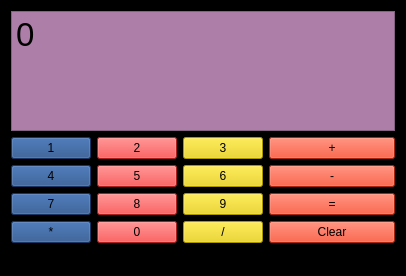
<?xml version="1.0" encoding="UTF-8"?>
<ui version="4.0">
 <class>CalcWindow</class>
 <widget class="QMainWindow" name="CalcWindow">
  <property name="geometry">
   <rect>
    <x>0</x>
    <y>0</y>
    <width>406</width>
    <height>276</height>
   </rect>
  </property>
  <property name="windowTitle">
   <string>CalcWindow</string>
  </property>
  <property name="styleSheet">
   <string notr="true">background-color:rgb(0, 0, 0)</string>
  </property>
  <widget class="QWidget" name="centralWidget">
   <layout class="QHBoxLayout" name="horizontalLayout_6">
    <item>
     <layout class="QVBoxLayout" name="verticalLayout_4">
      <item>
       <widget class="QTextBrowser" name="textBrowser">
        <property name="styleSheet">
         <string notr="true">background-color: rgb(173, 127, 168);
font-size: 35px;</string>
        </property>
        <property name="html">
         <string>&lt;!DOCTYPE HTML PUBLIC &quot;-//W3C//DTD HTML 4.0//EN&quot; &quot;http://www.w3.org/TR/REC-html40/strict.dtd&quot;&gt;
&lt;html&gt;&lt;head&gt;&lt;meta name=&quot;qrichtext&quot; content=&quot;1&quot; /&gt;&lt;style type=&quot;text/css&quot;&gt;
p, li { white-space: pre-wrap; }
&lt;/style&gt;&lt;/head&gt;&lt;body style=&quot; font-family:'Ubuntu'; font-size:35px; font-weight:400; font-style:normal;&quot;&gt;
&lt;p style=&quot; margin-top:0px; margin-bottom:0px; margin-left:0px; margin-right:0px; -qt-block-indent:0; text-indent:0px;&quot;&gt;&lt;span style=&quot; font-size:25pt;&quot;&gt;0&lt;/span&gt;&lt;/p&gt;&lt;/body&gt;&lt;/html&gt;</string>
        </property>
       </widget>
      </item>
      <item>
       <layout class="QHBoxLayout" name="horizontalLayout_5">
        <item>
         <layout class="QVBoxLayout" name="verticalLayout_2">
          <item>
           <layout class="QHBoxLayout" name="horizontalLayout_2">
            <item>
             <widget class="QPushButton" name="pushButton">
              <property name="styleSheet">
               <string notr="true">background-color: rgb(32, 74, 135);</string>
              </property>
              <property name="text">
               <string>1</string>
              </property>
             </widget>
            </item>
            <item>
             <widget class="QPushButton" name="pushButton_2">
              <property name="styleSheet">
               <string notr="true">background-color: rgb(239, 41, 41);</string>
              </property>
              <property name="text">
               <string>2</string>
              </property>
             </widget>
            </item>
            <item>
             <widget class="QPushButton" name="pushButton_3">
              <property name="styleSheet">
               <string notr="true">background-color: rgb(237, 212, 0);</string>
              </property>
              <property name="text">
               <string>3</string>
              </property>
             </widget>
            </item>
           </layout>
          </item>
          <item>
           <layout class="QHBoxLayout" name="horizontalLayout">
            <item>
             <widget class="QPushButton" name="pushButton_4">
              <property name="styleSheet">
               <string notr="true">background-color: rgb(32, 74, 135);</string>
              </property>
              <property name="text">
               <string>4</string>
              </property>
             </widget>
            </item>
            <item>
             <widget class="QPushButton" name="pushButton_6">
              <property name="styleSheet">
               <string notr="true">background-color: rgb(239, 41, 41);</string>
              </property>
              <property name="text">
               <string>5</string>
              </property>
             </widget>
            </item>
            <item>
             <widget class="QPushButton" name="pushButton_5">
              <property name="styleSheet">
               <string notr="true">background-color: rgb(237, 212, 0);</string>
              </property>
              <property name="text">
               <string>6</string>
              </property>
             </widget>
            </item>
           </layout>
          </item>
          <item>
           <layout class="QHBoxLayout" name="horizontalLayout_3">
            <item>
             <widget class="QPushButton" name="pushButton_7">
              <property name="styleSheet">
               <string notr="true">background-color: rgb(32, 74, 135);</string>
              </property>
              <property name="text">
               <string>7</string>
              </property>
             </widget>
            </item>
            <item>
             <widget class="QPushButton" name="pushButton_9">
              <property name="styleSheet">
               <string notr="true">background-color: rgb(239, 41, 41);
</string>
              </property>
              <property name="text">
               <string>8</string>
              </property>
             </widget>
            </item>
            <item>
             <widget class="QPushButton" name="pushButton_8">
              <property name="styleSheet">
               <string notr="true">background-color: rgb(237, 212, 0);</string>
              </property>
              <property name="text">
               <string>9</string>
              </property>
             </widget>
            </item>
           </layout>
          </item>
          <item>
           <layout class="QHBoxLayout" name="horizontalLayout_4">
            <item>
             <widget class="QPushButton" name="pushButton_10">
              <property name="styleSheet">
               <string notr="true">background-color: rgb(32, 74, 135);</string>
              </property>
              <property name="text">
               <string>*</string>
              </property>
             </widget>
            </item>
            <item>
             <widget class="QPushButton" name="pushButton_12">
              <property name="styleSheet">
               <string notr="true">background-color: rgb(239, 41, 41);</string>
              </property>
              <property name="text">
               <string>0</string>
              </property>
             </widget>
            </item>
            <item>
             <widget class="QPushButton" name="pushButton_11">
              <property name="styleSheet">
               <string notr="true">background-color: rgb(237, 212, 0);</string>
              </property>
              <property name="text">
               <string>/</string>
              </property>
             </widget>
            </item>
           </layout>
          </item>
         </layout>
        </item>
        <item>
         <layout class="QVBoxLayout" name="verticalLayout_3">
          <item>
           <layout class="QVBoxLayout" name="verticalLayout">
            <item>
             <widget class="QPushButton" name="pushButton_13">
              <property name="styleSheet">
               <string notr="true">background-color: rgb(237, 50, 17);</string>
              </property>
              <property name="text">
               <string>+</string>
              </property>
             </widget>
            </item>
            <item>
             <widget class="QPushButton" name="pushButton_14">
              <property name="styleSheet">
               <string notr="true">background-color: rgb(237, 50, 17);</string>
              </property>
              <property name="text">
               <string>-</string>
              </property>
             </widget>
            </item>
            <item>
             <widget class="QPushButton" name="pushButton_15">
              <property name="styleSheet">
               <string notr="true">background-color: rgb(237, 50, 17);</string>
              </property>
              <property name="text">
               <string>=</string>
              </property>
             </widget>
            </item>
           </layout>
          </item>
          <item>
           <widget class="QPushButton" name="pushButton_16">
            <property name="styleSheet">
             <string notr="true">background-color: rgb(237, 50, 17);</string>
            </property>
            <property name="text">
             <string>Clear</string>
            </property>
           </widget>
          </item>
         </layout>
        </item>
       </layout>
      </item>
     </layout>
    </item>
   </layout>
  </widget>
  <widget class="QMenuBar" name="menuBar">
   <property name="geometry">
    <rect>
     <x>0</x>
     <y>0</y>
     <width>406</width>
     <height>22</height>
    </rect>
   </property>
  </widget>
  <widget class="QStatusBar" name="statusBar"/>
 </widget>
 <layoutdefault spacing="6" margin="11"/>
 <resources/>
 <connections/>
</ui>
